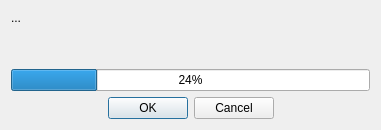
<?xml version="1.0" encoding="UTF-8"?>
<ui version="4.0">
 <class>Dialog</class>
 <widget class="QDialog" name="Dialog">
  <property name="geometry">
   <rect>
    <x>0</x>
    <y>0</y>
    <width>381</width>
    <height>130</height>
   </rect>
  </property>
  <property name="windowTitle">
   <string>Dialog</string>
  </property>
  <layout class="QVBoxLayout" name="verticalLayout">
   <item>
    <widget class="QLabel" name="textProgress">
     <property name="text">
      <string>...</string>
     </property>
    </widget>
   </item>
   <item>
    <spacer name="verticalSpacer">
     <property name="orientation">
      <enum>Qt::Vertical</enum>
     </property>
     <property name="sizeHint" stdset="0">
      <size>
       <width>20</width>
       <height>40</height>
      </size>
     </property>
    </spacer>
   </item>
   <item>
    <widget class="QProgressBar" name="progressBar">
     <property name="value">
      <number>24</number>
     </property>
    </widget>
   </item>
   <item>
    <widget class="QDialogButtonBox" name="buttonBox">
     <property name="orientation">
      <enum>Qt::Horizontal</enum>
     </property>
     <property name="standardButtons">
      <set>QDialogButtonBox::Cancel|QDialogButtonBox::Ok</set>
     </property>
     <property name="centerButtons">
      <bool>true</bool>
     </property>
    </widget>
   </item>
  </layout>
 </widget>
 <resources/>
 <connections>
  <connection>
   <sender>buttonBox</sender>
   <signal>accepted()</signal>
   <receiver>Dialog</receiver>
   <slot>accept()</slot>
   <hints>
    <hint type="sourcelabel">
     <x>248</x>
     <y>254</y>
    </hint>
    <hint type="destinationlabel">
     <x>157</x>
     <y>274</y>
    </hint>
   </hints>
  </connection>
  <connection>
   <sender>buttonBox</sender>
   <signal>rejected()</signal>
   <receiver>Dialog</receiver>
   <slot>reject()</slot>
   <hints>
    <hint type="sourcelabel">
     <x>316</x>
     <y>260</y>
    </hint>
    <hint type="destinationlabel">
     <x>286</x>
     <y>274</y>
    </hint>
   </hints>
  </connection>
 </connections>
</ui>
